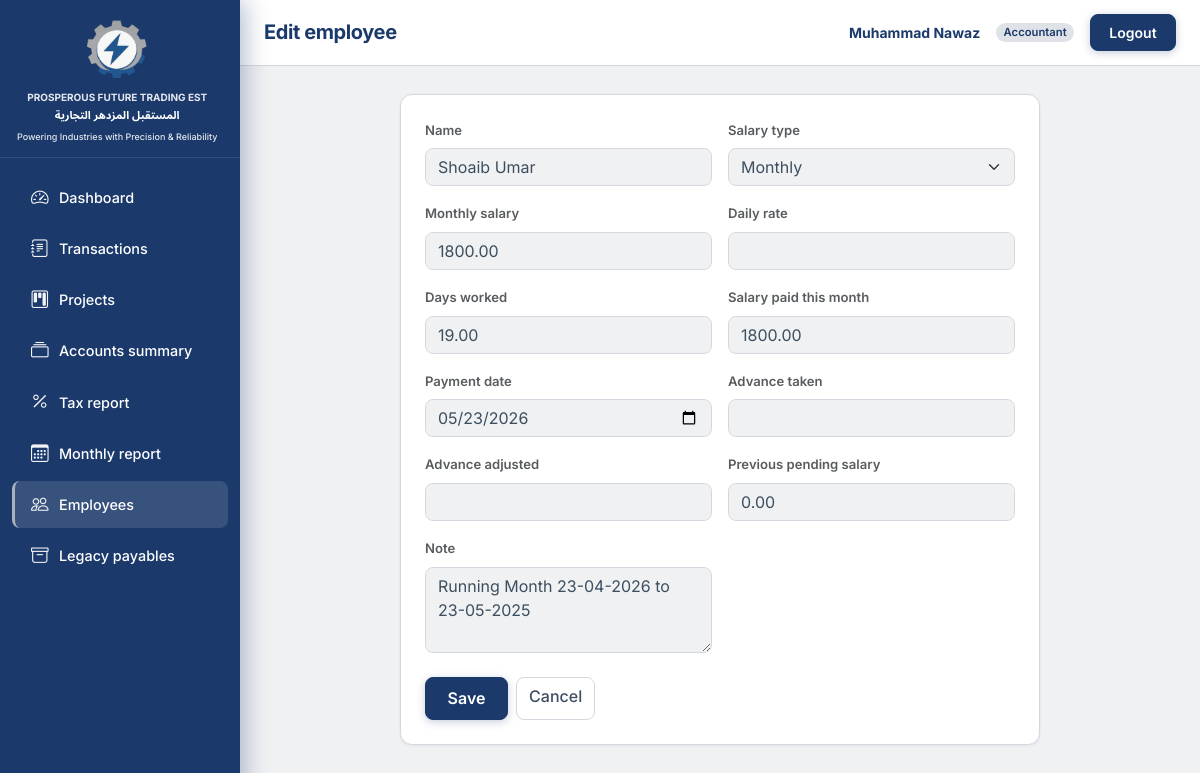
The page /employees/12/edit/ (signed in) on the database its author committed.
### accounts/models.py (models this page shows, shortened)
class User(AbstractBaseUser, PermissionsMixin):
    email = models.EmailField(unique=True)
    full_name = models.CharField(max_length=255, blank=True)
    role = models.CharField(max_length=20, choices=Role.choices, default=Role.VIEWER)
    is_staff = models.BooleanField(default=False)
    is_active = models.BooleanField(default=True)
    date_joined = models.DateTimeField(default=timezone.now)
    objects = UserManager()
    USERNAME_FIELD = "email"
    REQUIRED_FIELDS = []
    class Meta:
        ordering = ["email"]
    @property
    def display_name(self):
        name = (self.full_name or "").strip()
        if name:
            return name
        return self.email.split("@")[0] if self.email else ""

### employees/models.py (models this page shows, shortened)
class Employee(models.Model):
    name = models.CharField(max_length=255)
    salary_paid_date = models.DateField(
        null=True,
        blank=True,
        verbose_name="Payment date",
        help_text="Date when salary was paid to this employee.",
    )
    salary_type = models.CharField(
        max_length=16, choices=SalaryType.choices, default=SalaryType.MONTHLY
    )
    monthly_salary = models.DecimalField(
        max_digits=14, decimal_places=2, null=True, blank=True
    )
    daily_rate = models.DecimalField(max_digits=14, decimal_places=2, null=True, blank=True)
    days_worked = models.DecimalField(
        max_digits=10, decimal_places=2, null=True, blank=True
    )
    salary_paid_this_month = models.DecimalField(
        max_digits=14, decimal_places=2, null=True, blank=True
    )
    advance_taken = models.DecimalField(
        max_digits=14, decimal_places=2, null=True, blank=True
    )
    advance_adjusted = models.DecimalField(
        max_digits=14, decimal_places=2, null=True, blank=True
    )
    previous_pending_salary = models.DecimalField(
        max_digits=14, decimal_places=2, null=True, blank=True
    )
    note = models.TextField(blank=True)
    class Meta:
        ordering = ["name"]

### employees/views.py (the view)
# urls.py: path("<int:pk>/edit/", views.EmployeeUpdateView.as_view(), name="edit"),
class EmployeeUpdateView(AdminOrAccountantMixin, UpdateView):
    model = Employee
    form_class = EmployeeForm
    template_name = "employees/employee_form.html"
    success_url = reverse_lazy("employees:list")

### TradingEST/context_processors.py (called while the page is built)
def brand(_request):
    return {
        "brand_name_ar": BRAND_NAME_AR,
        "brand_name_en": BRAND_NAME_EN,
        "brand_tagline": BRAND_TAGLINE,
    }

### accounts/mixins.py (called while the page is built)
    def dispatch(self, request, *args, **kwargs):
        if not request.user.is_authenticated:
            return HttpResponseRedirect(self.resolve_redirect(request))
        if getattr(request.user, "role", None) not in (Role.ADMIN, Role.ACCOUNTANT):
            raise PermissionDenied("Edit permission required.")
        return super(SessionAuthenticatedMixin, self).dispatch(request, *args, **kwargs)

### templates/employees/employee_form.html (shortened to what this page needs)
{% extends "base.html" %}
{% block header_title %}{% if object %}Edit employee{% else %}Add employee{% endif %}{% endblock %}
{% block content %}
<div class="te-page-card mx-auto" style="max-width: 640px;">
  <form method="post" novalidate>
    <div class="row g-3">
      {% for field in form %}
      <div class="col-12 col-md-6">
        <label class="form-label fw-semibold small text-muted" for="{{ field.id_for_label }}">{{ field.label }}</label>
        {{ field }}
      </div>
      {% endfor %}
    </div>
    <div class="mt-4 te-form-actions d-grid d-sm-flex flex-wrap gap-2">
      <button type="submit" class="btn te-btn-gradient">Save</button>
      <a href="{% url 'employees:list' %}" class="btn te-btn-secondary">Cancel</a>
    </div>
  </form>
</div>
{% endblock %}

### templates/base.html (shortened to what this page needs)
{% load static %}
<!DOCTYPE html>
<html lang="en">
<head>
  <link href="https://cdn.jsdelivr.net/npm/bootstrap@5.3.3/dist/css/bootstrap.min.css" rel="stylesheet"
>
  <link rel="stylesheet" href="https://cdn.jsdelivr.net/npm/bootstrap-icons@1.11.3/font/bootstrap-icons.min.css">
  <link rel="stylesheet" href="{% static 'css/app.css' %}">
</head>
<body class="te-app-body">
<div class="te-app-layout">
  <div class="te-app-main">
    <header class="te-topbar">
      <div class="te-topbar-desktop d-none d-md-flex w-100 align-items-center justify-content-between gap-3 min-w-0">
        <h1 class="te-topbar-title text-truncate mb-0 flex-grow-1 min-w-0">{% block header_title %}Dashboard{% endblock %}</h1>
        {% if user.is_authenticated %}
        <div class="te-topbar-actions flex-shrink-0">
          <span class="te-topbar-user d-none d-lg-inline">{{ user.display_name }}</span>
          {% if user.role == 'admin' %}
          <span class="badge rounded-pill badge-role-admin">{{ user.get_role_display }}</span>
          {% elif user.role == 'accountant' %}
          <span class="badge rounded-pill badge-role-accountant">{{ user.get_role_display }}</span>
          {% else %}
          <span class="badge rounded-pill badge-role-viewer">{{ user.get_role_display }}</span>
          {% endif %}
          <form action="{% url 'accounts:logout' %}" method="post" class="d-inline mb-0">
            <button type="submit" class="btn btn-sm te-btn-logout">Logout</button>
          </form>
        </div>
        {% endif %}
      </div>
    </header>
    <div class="te-content-wrap">
      {% block content %}{% endblock %}
    </div>
  </div>
  <aside id="teSidebar" class="te-sidebar" aria-label="Main navigation">
    <div class="te-sidebar-head">
      <div class="te-sidebar-logo">
        {% include "partials/sidebar_brand.html" %}
      </div>
    </div>
    <div class="te-sidebar-nav">
      {% include "partials/sidebar_nav.html" %}
    </div>
  </aside>
</div>
</body>
</html>

### rows shown on the page
User: display_name "Muhammad Nawaz", role "Accountant"
Employee: form "Shoaib Umar" "Monthly" "1800.00" "19.00" "1800.00" "05/23/2026" "0.00" "Running Month 23-04-2026 to 23-05-2025"

### other values the page prints
{{ field.label }} "Name" "Salary type" "Monthly salary" "Daily rate" "Days worked" "Salary paid this month" "Payment date" "Advance taken" "Advance adjusted" "Previous pending salary" "Note"
{{ brand_name_en }} "PROSPEROUS FUTURE TRADING EST"
{{ brand_name_ar }} "المستقبل المزدهر التجارية"
{{ brand_tagline }} "Powering Industries with Precision & Reliability"
